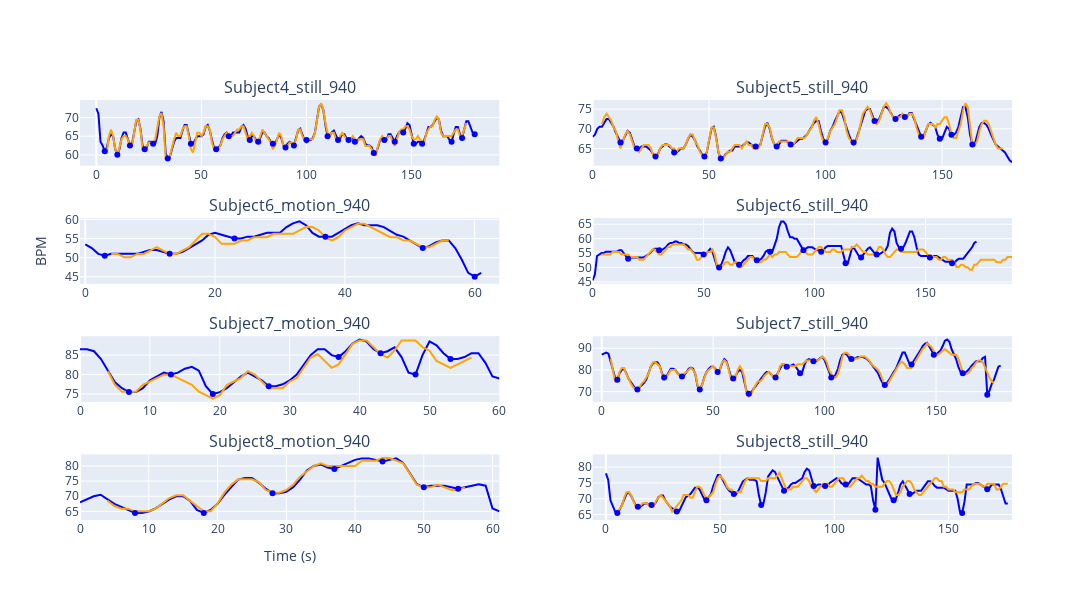

Write notebook code for a chart like this one.
### Code cell
import plotly.graph_objects as go
from plotly.subplots import make_subplots

idx = 7
SAMPLING = '2000'
dataset_name = 'MR_NIRP'
df = pd.read_hdf(f'../results/landmarks/{dataset_name}/{SAMPLING}/{dataset_name}_18_{SAMPLING}.h5')
# df = df[df['landmarks'].isin([('upper_nasal_dorsum',)])].query('method == "cupy_CHROM"')
df = df[df['landmarks'].isin([('glabella',)])].query('method == "cupy_CHROM"')

subjects = df.videoFilename.iloc[idx:idx+8].values
fig = make_subplots(rows=4, cols=2, subplot_titles=subjects)

# Add each trace to the corresponding subplot
for i in range(8):
    x = df.iloc[idx+i]  # Assuming df contains the necessary data
    subject = x.videoFilename
    
    fig.add_trace(go.Scatter(x=x.timeGT, y=x.bpmGT, mode='lines', name='GT', line=dict(color='blue')), row=(i//2)+1, col=(i%2)+1)
    fig.add_trace(go.Scatter(x=x.timeES, y=x.bpmES, mode='lines', name='ES', line=dict(color='orange')), row=(i//2)+1, col=(i%2)+1)
    peaks, props = scipy.signal.find_peaks(-x.bpmGT, rel_height=0)
    fig.add_trace(go.Scatter(x=x.timeGT[peaks], y=x.bpmGT[peaks], mode='markers', name='peaks', marker=dict(color='blue')), row=(i//2)+1, col=(i%2)+1)

# Update layout
fig.update_layout(showlegend=False, height=600, width=1200)

# Update axes titles
fig.update_xaxes(title_text="Time (s)", row=4, col=1)
fig.update_yaxes(title_text="BPM", row=2, col=1)

# Show the combined figure
fig.show()

### Figure 1 — Plotly figure (JSON) as saved in the notebook; plotly's stock layout.template omitted (floating-point values rounded to 4 significant figures; data arrays with more than 128 entries replaced by an {"elided": "..."} marker saying what was removed)
{"data": [{"line": {"color": "blue"}, "mode": "lines", "name": "GT", "type": "scatter", "x": {"elided": "182 int values"}, "xaxis": "x", "y": {"elided": "182 float values"}, "yaxis": "y"}, {"line": {"color": "orange"}, "mode": "lines", "name": "ES", "type": "scatter", "x": {"elided": "173 int values"}, "xaxis": "x", "y": {"elided": "173 float values"}, "yaxis": "y"}, {"marker": {"color": "blue"}, "mode": "markers", "name": "peaks", "type": "scatter", "x": [4, 10, 16, 23, 27, 34, 45, 57, 63, 73, 77, 84, 90, 94, 100, 110, 115, 120, 123, 132, 137, 142, 146, 151, 155, 169, 174, 180], "xaxis": "x", "y": [61, 60, 62.5, 61.5, 63, 59, 63, 61.5, 65, 64, 63.5, 63, 62.0, 62.5, 64, 65, 64, 64, 63.5, 60.5, 64, 63.5, 66, 63, 63, 63.5, 64.5, 65.5], "yaxis": "y"}, {"line": {"color": "blue"}, "mode": "lines", "name": "GT", "type": "scatter", "x": {"elided": "181 int values"}, "xaxis": "x2", "y": {"elided": "181 float values"}, "yaxis": "y2"}, {"line": {"color": "orange"}, "mode": "lines", "name": "ES", "type": "scatter", "x": {"elided": "173 int values"}, "xaxis": "x2", "y": {"elided": "173 float values"}, "yaxis": "y2"}, {"marker": {"color": "blue"}, "mode": "markers", "name": "peaks", "type": "scatter", "x": [12, 19, 27, 35, 48, 55, 70, 79, 85, 100, 112, 121, 130, 134, 141, 149, 154, 163], "xaxis": "x2", "y": [66.5, 65, 63, 64, 63, 62.5, 65.5, 65.5, 66, 66.5, 66.5, 72, 72.5, 73, 68, 67.5, 68.5, 66], "yaxis": "y2"}, {"line": {"color": "blue"}, "mode": "lines", "name": "GT", "type": "scatter", "x": [0, 1, 2, 3, 4, 5, 6, 7, 8, 9, 10, 11, 12, 13, 14, 15, 16, 17, 18, 19, 20, 21, 22, 23, 24, 25, 26, 27, 28, 29, 30, 31, 32, 33, 34, 35, 36, 37, 38, 39, 40, 41, 42, 43, 44, 45, 46, 47, 48, 49, 50, 51, 52, 53, 54, 55, 56, 57, 58, 59, 60, 61], "xaxis": "x3", "y": [53.5, 52.5, 51, 50.5, 51, 51, 51, 51, 51, 51.5, 52, 52, 51.5, 51, 51, 51.5, 52.5, 53.5, 54.5, 56, 56.5, 56, 55.5, 55, 55, 55.5, 55.5, 56, 56.5, 56.5, 56.5, 58, 59, 59.5, 58.5, 56.5, 55.5, 55.5, 55.5, 56.5, 57.5, 58.5, 59, 58.5, 58.5, 58.5, 58, 57, 56, 55.5, 54.5, 53.5, 52.5, 53, 54, 54.5, 54.5, 52.5, 49.5, 46, 45, 46], "yaxis": "y3"}, {"line": {"color": "orange"}, "mode": "lines", "name": "ES", "type": "scatter", "x": [4, 5, 6, 7, 8, 9, 10, 11, 12, 13, 14, 15, 16, 17, 18, 19, 20, 21, 22, 23, 24, 25, 26, 27, 28, 29, 30, 31, 32, 33, 34, 35, 36, 37, 38, 39, 40, 41, 42, 43, 44, 45, 46, 47, 48, 49, 50, 51, 52, 53, 54, 55, 56], "xaxis": "x3", "y": [50.98, 50.98, 50.1, 50.1, 50.98, 50.98, 51.86, 52.73, 51.86, 50.98, 50.98, 51.86, 52.73, 54.49, 56.25, 56.25, 55.37, 53.61, 53.61, 53.61, 54.49, 54.49, 55.37, 55.37, 55.37, 56.25, 56.25, 56.25, 56.25, 57.13, 58.01, 58.01, 57.13, 55.37, 54.49, 55.37, 57.13, 58.01, 58.89, 58.89, 58.01, 57.13, 56.25, 55.37, 55.37, 54.49, 54.49, 53.61, 52.73, 52.73, 53.61, 54.49, 54.49], "yaxis": "y3"}, {"marker": {"color": "blue"}, "mode": "markers", "name": "peaks", "type": "scatter", "x": [3, 13, 23, 37, 52, 60], "xaxis": "x3", "y": [50.5, 51, 55, 55.5, 52.5, 45], "yaxis": "y3"}, {"line": {"color": "blue"}, "mode": "lines", "name": "GT", "type": "scatter", "x": {"elided": "174 int values"}, "xaxis": "x4", "y": {"elided": "174 float values"}, "yaxis": "y4"}, {"line": {"color": "orange"}, "mode": "lines", "name": "ES", "type": "scatter", "x": {"elided": "186 int values"}, "xaxis": "x4", "y": {"elided": "186 float values"}, "yaxis": "y4"}, {"marker": {"color": "blue"}, "mode": "markers", "name": "peaks", "type": "scatter", "x": [16, 30, 50, 57, 66, 74, 80, 95, 103, 114, 121, 128, 139, 152, 162], "xaxis": "x4", "y": [53, 56, 54.5, 50, 51, 52.5, 55.5, 56, 55.5, 51.5, 53.5, 54.5, 56.5, 53.5, 51.5], "yaxis": "y4"}, {"line": {"color": "blue"}, "mode": "lines", "name": "GT", "type": "scatter", "x": [0, 1, 2, 3, 4, 5, 6, 7, 8, 9, 10, 11, 12, 13, 14, 15, 16, 17, 18, 19, 20, 21, 22, 23, 24, 25, 26, 27, 28, 29, 30, 31, 32, 33, 34, 35, 36, 37, 38, 39, 40, 41, 42, 43, 44, 45, 46, 47, 48, 49, 50, 51, 52, 53, 54, 55, 56, 57, 58, 59, 60], "xaxis": "x5", "y": [86.5, 86.5, 86, 84, 81, 78, 76.5, 75.5, 75.5, 76.5, 78.5, 79.5, 80.5, 80, 80.5, 81.5, 82, 81, 77, 75, 75.5, 76.5, 78, 79.5, 80.5, 79.5, 78.5, 77, 77, 77.5, 78.5, 80, 82.5, 85, 86.5, 86.5, 85, 84.5, 86, 88, 89, 88.5, 86.5, 85.5, 86, 87, 84.5, 80.5, 80, 85, 88.5, 87.5, 85.5, 84, 84, 84.5, 85.5, 85.5, 83, 79.5, 79], "yaxis": "y5"}, {"line": {"color": "orange"}, "mode": "lines", "name": "ES", "type": "scatter", "x": [4, 5, 6, 7, 8, 9, 10, 11, 12, 13, 14, 15, 16, 17, 18, 19, 20, 21, 22, 23, 24, 25, 26, 27, 28, 29, 30, 31, 32, 33, 34, 35, 36, 37, 38, 39, 40, 41, 42, 43, 44, 45, 46, 47, 48, 49, 50, 51, 52, 53, 54, 55, 56], "xaxis": "x5", "y": [80.86, 77.34, 75.59, 75.59, 75.59, 77.34, 78.22, 79.1, 79.98, 79.98, 79.1, 78.22, 77.34, 75.59, 74.71, 73.83, 74.71, 77.34, 78.22, 79.1, 80.86, 79.98, 78.22, 76.46, 76.46, 76.46, 78.22, 79.1, 81.74, 84.38, 85.25, 83.5, 81.74, 82.62, 85.25, 87.89, 88.77, 88.77, 87.01, 85.25, 84.38, 86.13, 88.77, 88.77, 88.77, 87.01, 86.13, 83.5, 82.62, 81.74, 82.62, 83.5, 84.38], "yaxis": "y5"}, {"marker": {"color": "blue"}, "mode": "markers", "name": "peaks", "type": "scatter", "x": [7, 13, 19, 27, 37, 43, 48, 53], "xaxis": "x5", "y": [75.5, 80, 75, 77, 84.5, 85.5, 80, 84], "yaxis": "y5"}, {"line": {"color": "blue"}, "mode": "lines", "name": "GT", "type": "scatter", "x": {"elided": "180 int values"}, "xaxis": "x6", "y": {"elided": "180 float values"}, "yaxis": "y6"}, {"line": {"color": "orange"}, "mode": "lines", "name": "ES", "type": "scatter", "x": {"elided": "173 int values"}, "xaxis": "x6", "y": {"elided": "173 float values"}, "yaxis": "y6"}, {"marker": {"color": "blue"}, "mode": "markers", "name": "peaks", "type": "scatter", "x": [7, 16, 28, 36, 44, 52, 59, 66, 78, 83, 89, 95, 103, 112, 127, 139, 149, 162, 173], "xaxis": "x6", "y": [75.5, 71, 76.5, 77, 71, 79, 76, 69, 76.5, 81.5, 78.5, 84, 76.5, 85, 73, 82.5, 87, 78.5, 68.5], "yaxis": "y6"}, {"line": {"color": "blue"}, "mode": "lines", "name": "GT", "type": "scatter", "x": [0, 1, 2, 3, 4, 5, 6, 7, 8, 9, 10, 11, 12, 13, 14, 15, 16, 17, 18, 19, 20, 21, 22, 23, 24, 25, 26, 27, 28, 29, 30, 31, 32, 33, 34, 35, 36, 37, 38, 39, 40, 41, 42, 43, 44, 45, 46, 47, 48, 49, 50, 51, 52, 53, 54, 55, 56, 57, 58, 59, 60, 61], "xaxis": "x7", "y": [68, 69, 70, 70.5, 69, 67.5, 66.5, 65.5, 64.5, 64.5, 65, 66, 67.5, 69, 70, 70, 68.5, 65.5, 64.5, 65.5, 67.5, 70.5, 73, 75.5, 76, 76, 74.5, 72.5, 71, 71, 71.5, 73, 75.5, 78.5, 80, 80.5, 79.5, 79, 80, 81, 82, 82.5, 82.5, 82, 81.5, 82, 82.5, 81, 77.5, 74, 73, 73.5, 73.5, 73.5, 73, 72.5, 73, 73.5, 74, 73.5, 66, 65], "yaxis": "y7"}, {"line": {"color": "orange"}, "mode": "lines", "name": "ES", "type": "scatter", "x": [4, 5, 6, 7, 8, 9, 10, 11, 12, 13, 14, 15, 16, 17, 18, 19, 20, 21, 22, 23, 24, 25, 26, 27, 28, 29, 30, 31, 32, 33, 34, 35, 36, 37, 38, 39, 40, 41, 42, 43, 44, 45, 46, 47, 48, 49, 50, 51, 52, 53, 54, 55, 56], "xaxis": "x7", "y": [68.55, 66.8, 65.92, 65.92, 65.04, 65.04, 65.04, 65.92, 67.68, 69.43, 70.31, 70.31, 68.55, 66.8, 65.04, 65.04, 67.68, 71.19, 73.83, 75.59, 75.59, 75.59, 74.71, 72.07, 71.19, 71.19, 72.07, 73.83, 76.46, 78.22, 79.98, 80.86, 79.98, 79.98, 79.98, 79.98, 79.98, 81.74, 81.74, 81.74, 82.62, 82.62, 81.74, 80.86, 77.34, 73.83, 72.95, 72.95, 73.83, 72.95, 72.07, 72.07, 72.95], "yaxis": "y7"}, {"marker": {"color": "blue"}, "mode": "markers", "name": "peaks", "type": "scatter", "x": [8, 18, 28, 37, 44, 50, 55], "xaxis": "x7", "y": [64.5, 64.5, 71, 79, 81.5, 73, 72.5], "yaxis": "y7"}, {"line": {"color": "blue"}, "mode": "lines", "name": "GT", "type": "scatter", "x": {"elided": "177 int values"}, "xaxis": "x8", "y": {"elided": "177 float values"}, "yaxis": "y8"}, {"line": {"color": "orange"}, "mode": "lines", "name": "ES", "type": "scatter", "x": {"elided": "173 int values"}, "xaxis": "x8", "y": {"elided": "173 float values"}, "yaxis": "y8"}, {"marker": {"color": "blue"}, "mode": "markers", "name": "peaks", "type": "scatter", "x": [5, 14, 20, 31, 44, 56, 68, 78, 91, 96, 105, 118, 126, 133, 156, 167], "xaxis": "x8", "y": [65.5, 67.5, 68, 66, 69.5, 71.5, 68, 72.5, 74, 74, 74.5, 66.5, 69.5, 71.5, 65.5, 73], "yaxis": "y8"}], "layout": {"annotations": [{"font": {"size": 16}, "showarrow": false, "text": "Subject4_still_940", "x": 0.225, "xanchor": "center", "xref": "paper", "y": 1, "yanchor": "bottom", "yref": "paper"}, {"font": {"size": 16}, "showarrow": false, "text": "Subject5_still_940", "x": 0.775, "xanchor": "center", "xref": "paper", "y": 1, "yanchor": "bottom", "yref": "paper"}, {"font": {"size": 16}, "showarrow": false, "text": "Subject6_motion_940", "x": 0.225, "xanchor": "center", "xref": "paper", "y": 0.7188, "yanchor": "bottom", "yref": "paper"}, {"font": {"size": 16}, "showarrow": false, "text": "Subject6_still_940", "x": 0.775, "xanchor": "center", "xref": "paper", "y": 0.7188, "yanchor": "bottom", "yref": "paper"}, {"font": {"size": 16}, "showarrow": false, "text": "Subject7_motion_940", "x": 0.225, "xanchor": "center", "xref": "paper", "y": 0.4375, "yanchor": "bottom", "yref": "paper"}, {"font": {"size": 16}, "showarrow": false, "text": "Subject7_still_940", "x": 0.775, "xanchor": "center", "xref": "paper", "y": 0.4375, "yanchor": "bottom", "yref": "paper"}, {"font": {"size": 16}, "showarrow": false, "text": "Subject8_motion_940", "x": 0.225, "xanchor": "center", "xref": "paper", "y": 0.1562, "yanchor": "bottom", "yref": "paper"}, {"font": {"size": 16}, "showarrow": false, "text": "Subject8_still_940", "x": 0.775, "xanchor": "center", "xref": "paper", "y": 0.1562, "yanchor": "bottom", "yref": "paper"}], "height": 600, "showlegend": false, "width": 1200, "xaxis": {"anchor": "y", "domain": [0, 0.45]}, "xaxis2": {"anchor": "y2", "domain": [0.55, 1]}, "xaxis3": {"anchor": "y3", "domain": [0, 0.45]}, "xaxis4": {"anchor": "y4", "domain": [0.55, 1]}, "xaxis5": {"anchor": "y5", "domain": [0, 0.45]}, "xaxis6": {"anchor": "y6", "domain": [0.55, 1]}, "xaxis7": {"anchor": "y7", "domain": [0, 0.45], "title": {"text": "Time (s)"}}, "xaxis8": {"anchor": "y8", "domain": [0.55, 1]}, "yaxis": {"anchor": "x", "domain": [0.8438, 1]}, "yaxis2": {"anchor": "x2", "domain": [0.8438, 1]}, "yaxis3": {"anchor": "x3", "domain": [0.5625, 0.7188], "title": {"text": "BPM"}}, "yaxis4": {"anchor": "x4", "domain": [0.5625, 0.7188]}, "yaxis5": {"anchor": "x5", "domain": [0.2812, 0.4375]}, "yaxis6": {"anchor": "x6", "domain": [0.2812, 0.4375]}, "yaxis7": {"anchor": "x7", "domain": [0, 0.1562]}, "yaxis8": {"anchor": "x8", "domain": [0, 0.1562]}}}
